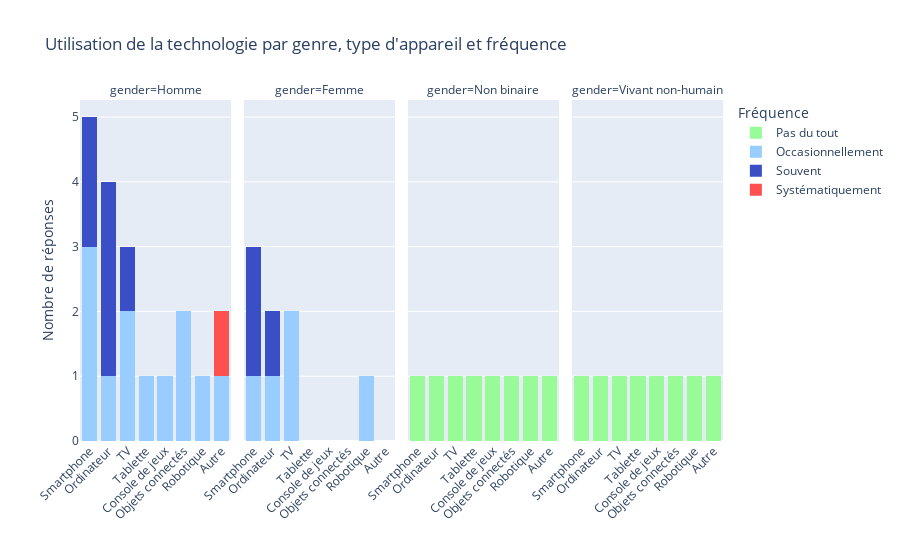

Notebook cell for this chart:
### Code cell
fig = px.histogram(melted_data_all, x='Technology', color='Frequency', 
                   barmode='stack', facet_col='gender', 
                   title='Utilisation de la technologie par genre, type d\'appareil et fréquence',
                   labels={'count':'Count of Responses'}, 
                   color_discrete_map=color_map,
                   category_orders=category_orders)

# Update the x-axis title for each subplot
fig.update_xaxes(title_text='', tickangle=-45)

fig.update_layout(# xaxis_title='Technologie',
                  yaxis_title=label_nb_characters,
                  legend_title='Fréquence'
                  )


fig.show()

### Figure 1 — Plotly figure (JSON) as saved in the notebook; plotly's stock layout.template omitted (floating-point values rounded to 4 significant figures)
{"data": [{"alignmentgroup": "True", "bingroup": "x", "hovertemplate": "Frequency=Pas du tout<br>gender=Non binaire<br>Technology=%{x}<br>count=%{y}<extra></extra>", "legendgroup": "Pas du tout", "marker": {"color": "#98FB98", "pattern": {"shape": ""}}, "name": "Pas du tout", "offsetgroup": "Pas du tout", "orientation": "v", "showlegend": true, "type": "histogram", "x": ["Smartphone", "Ordinateur", "TV", "Tablette", "Console de jeux", "Objets connectés", "Robotique", "Autre"], "xaxis": "x3", "yaxis": "y3"}, {"alignmentgroup": "True", "bingroup": "x", "hovertemplate": "Frequency=Pas du tout<br>gender=Vivant non-humain<br>Technology=%{x}<br>count=%{y}<extra></extra>", "legendgroup": "Pas du tout", "marker": {"color": "#98FB98", "pattern": {"shape": ""}}, "name": "Pas du tout", "offsetgroup": "Pas du tout", "orientation": "v", "showlegend": false, "type": "histogram", "x": ["Smartphone", "Ordinateur", "TV", "Tablette", "Console de jeux", "Objets connectés", "Robotique", "Autre"], "xaxis": "x4", "yaxis": "y4"}, {"alignmentgroup": "True", "bingroup": "x", "hovertemplate": "Frequency=Occasionnellement<br>gender=Homme<br>Technology=%{x}<br>count=%{y}<extra></extra>", "legendgroup": "Occasionnellement", "marker": {"color": "#99CCFF", "pattern": {"shape": ""}}, "name": "Occasionnellement", "offsetgroup": "Occasionnellement", "orientation": "v", "showlegend": true, "type": "histogram", "x": ["Smartphone", "Smartphone", "Smartphone", "Ordinateur", "TV", "TV", "Tablette", "Console de jeux", "Objets connectés", "Objets connectés", "Robotique", "Autre"], "xaxis": "x", "yaxis": "y"}, {"alignmentgroup": "True", "bingroup": "x", "hovertemplate": "Frequency=Occasionnellement<br>gender=Femme<br>Technology=%{x}<br>count=%{y}<extra></extra>", "legendgroup": "Occasionnellement", "marker": {"color": "#99CCFF", "pattern": {"shape": ""}}, "name": "Occasionnellement", "offsetgroup": "Occasionnellement", "orientation": "v", "showlegend": false, "type": "histogram", "x": ["Smartphone", "Ordinateur", "TV", "TV", "Robotique"], "xaxis": "x2", "yaxis": "y2"}, {"alignmentgroup": "True", "bingroup": "x", "hovertemplate": "Frequency=Souvent<br>gender=Homme<br>Technology=%{x}<br>count=%{y}<extra></extra>", "legendgroup": "Souvent", "marker": {"color": "#3A4EC6", "pattern": {"shape": ""}}, "name": "Souvent", "offsetgroup": "Souvent", "orientation": "v", "showlegend": true, "type": "histogram", "x": ["Smartphone", "Smartphone", "Ordinateur", "Ordinateur", "Ordinateur", "TV"], "xaxis": "x", "yaxis": "y"}, {"alignmentgroup": "True", "bingroup": "x", "hovertemplate": "Frequency=Souvent<br>gender=Femme<br>Technology=%{x}<br>count=%{y}<extra></extra>", "legendgroup": "Souvent", "marker": {"color": "#3A4EC6", "pattern": {"shape": ""}}, "name": "Souvent", "offsetgroup": "Souvent", "orientation": "v", "showlegend": false, "type": "histogram", "x": ["Smartphone", "Smartphone", "Ordinateur"], "xaxis": "x2", "yaxis": "y2"}, {"alignmentgroup": "True", "bingroup": "x", "hovertemplate": "Frequency=Systématiquement<br>gender=Homme<br>Technology=%{x}<br>count=%{y}<extra></extra>", "legendgroup": "Systématiquement", "marker": {"color": "#FF5050", "pattern": {"shape": ""}}, "name": "Systématiquement", "offsetgroup": "Systématiquement", "orientation": "v", "showlegend": true, "type": "histogram", "x": ["Autre"], "xaxis": "x", "yaxis": "y"}], "layout": {"annotations": [{"font": {}, "showarrow": false, "text": "gender=Homme", "x": 0.1175, "xanchor": "center", "xref": "paper", "y": 1, "yanchor": "bottom", "yref": "paper"}, {"font": {}, "showarrow": false, "text": "gender=Femme", "x": 0.3725, "xanchor": "center", "xref": "paper", "y": 1, "yanchor": "bottom", "yref": "paper"}, {"font": {}, "showarrow": false, "text": "gender=Non binaire", "x": 0.6275, "xanchor": "center", "xref": "paper", "y": 1, "yanchor": "bottom", "yref": "paper"}, {"font": {}, "showarrow": false, "text": "gender=Vivant non-humain", "x": 0.8825, "xanchor": "center", "xref": "paper", "y": 1, "yanchor": "bottom", "yref": "paper"}], "barmode": "stack", "legend": {"title": {"text": "Fréquence"}, "tracegroupgap": 0}, "title": {"text": "Utilisation de la technologie par genre, type d'appareil et fréquence"}, "xaxis": {"anchor": "y", "domain": [0, 0.235], "tickangle": -45, "title": {"text": ""}}, "xaxis2": {"anchor": "y2", "domain": [0.255, 0.49], "matches": "x", "tickangle": -45, "title": {"text": ""}}, "xaxis3": {"anchor": "y3", "domain": [0.51, 0.745], "matches": "x", "tickangle": -45, "title": {"text": ""}}, "xaxis4": {"anchor": "y4", "domain": [0.765, 1.0], "matches": "x", "tickangle": -45, "title": {"text": ""}}, "yaxis": {"anchor": "x", "domain": [0, 1], "title": {"text": "Nombre de réponses"}}, "yaxis2": {"anchor": "x2", "domain": [0, 1], "matches": "y", "showticklabels": false}, "yaxis3": {"anchor": "x3", "domain": [0, 1], "matches": "y", "showticklabels": false}, "yaxis4": {"anchor": "x4", "domain": [0, 1], "matches": "y", "showticklabels": false}}}
